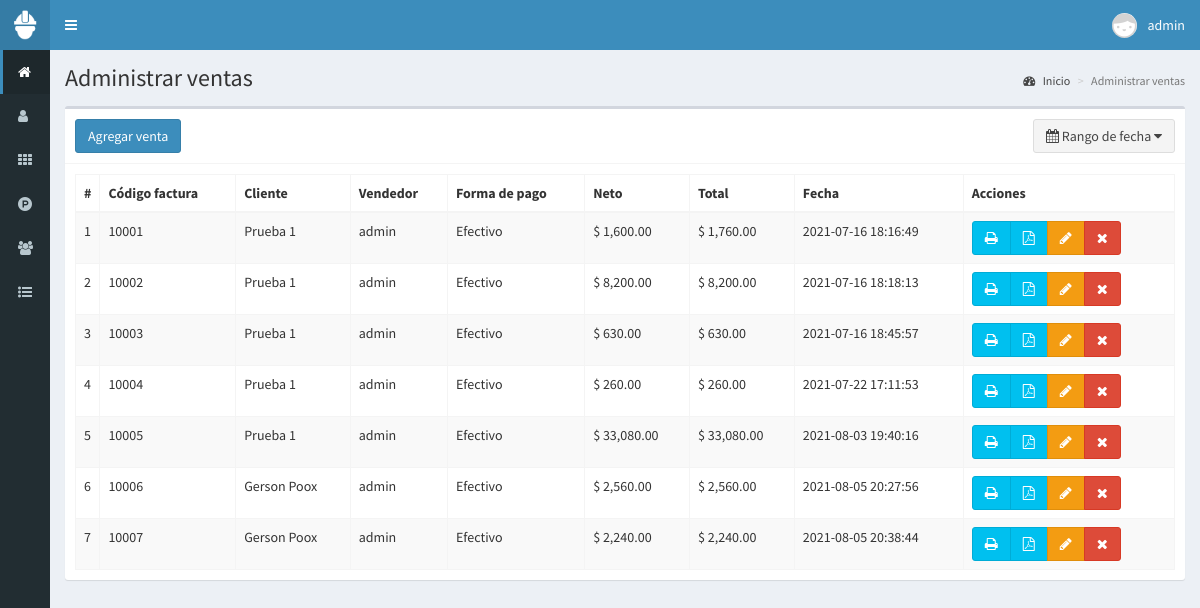
The app's page /ventas (signed in) with its own data.
### tables this page shows
CREATE TABLE `ventas` (
  `id` int(11) NOT NULL,
  `codigo` int(11) NOT NULL,
  `id_cliente` int(11) NOT NULL,
  `id_vendedor` int(11) NOT NULL,
  `productos` text NOT NULL,
  `impuesto` float NOT NULL,
  `neto` float NOT NULL,
  `total` float NOT NULL,
  `metodo_pago` text NOT NULL,
  `fecha` timestamp NOT NULL DEFAULT current_timestamp() ON UPDATE current_timestamp()
);

CREATE TABLE `clientes` (
  `id` int(11) NOT NULL,
  `nombre` text NOT NULL,
  `telefono` text NOT NULL,
  `direccion` text NOT NULL,
  `referencia` text NOT NULL,
  `compras` int(11) NOT NULL,
  `ultima_compra` datetime NOT NULL,
  `fecha` timestamp NOT NULL DEFAULT current_timestamp() ON UPDATE current_timestamp()
);

CREATE TABLE `usuarios` (
  `id` int(11) NOT NULL,
  `nombre` text NOT NULL,
  `usuario` text NOT NULL,
  `password` text NOT NULL,
  `perfil` text NOT NULL,
  `foto` text NOT NULL,
  `estado` int(11) NOT NULL,
  `ultimo_login` datetime NOT NULL,
  `fecha` timestamp NOT NULL DEFAULT current_timestamp() ON UPDATE current_timestamp()
);

### controladores/plantilla.controlador.php (called while the page is built)
<?php
class ControladorPlantilla{
	static public function ctrPlantilla(){
		include "vistas/plantilla.php";
	}
}

### index.php (called while the page is built, shortened)
<?php
require_once "controladores/plantilla.controlador.php";
require_once "controladores/usuarios.controlador.php";
require_once "controladores/clientes.controlador.php";
require_once "controladores/ventas.controlador.php";
require_once "modelos/usuarios.modelo.php";
require_once "modelos/clientes.modelo.php";
require_once "modelos/ventas.modelo.php";
$plantilla = new ControladorPlantilla();
$plantilla -> ctrPlantilla();

### controladores/ventas.controlador.php (called while the page is built, shortened)
<?php
class ControladorVentas{
	static public function ctrRangoFechasVentas($fechaInicial, $fechaFinal){
		$tabla = "ventas";
		$respuesta = ModeloVentas::mdlRangoFechasVentas($tabla, $fechaInicial, $fechaFinal);
		return $respuesta;
	}
}

### modelos/conexion.php (called while the page is built)
<?php
class Conexion{
	static public function conectar(){
		$link = new PDO("mysql:host=localhost;dbname=posinventor",
			            "root",
			            "");
		$link->exec("set names utf8");
		return $link;
	}
}

### modelos/ventas.modelo.php (called while the page is built, shortened)
<?php
require_once "conexion.php";
class ModeloVentas{
	static public function mdlRangoFechasVentas($tabla, $fechaInicial, $fechaFinal){
		if($fechaInicial == null){
			$stmt = Conexion::conectar()->prepare("SELECT * FROM $tabla ORDER BY id ASC");
			$stmt -> execute();
			return $stmt -> fetchAll();
		}else if($fechaInicial == $fechaFinal){
			$stmt = Conexion::conectar()->prepare("SELECT * FROM $tabla WHERE fecha like '%$fechaFinal%'");
			$stmt -> bindParam(":fecha", $fechaFinal, PDO::PARAM_STR);
			$stmt -> execute();
			return $stmt -> fetchAll();
		}
	}
}

### controladores/clientes.controlador.php (called while the page is built, shortened)
<?php
class ControladorClientes{
	static public function ctrMostrarClientes($item, $valor){
		$tabla = "clientes";
		$respuesta = ModeloClientes::mdlMostrarClientes($tabla, $item, $valor);
		return $respuesta;
	}
}

### modelos/clientes.modelo.php (called while the page is built, shortened)
<?php
require_once "conexion.php";
class ModeloClientes{
	static public function mdlMostrarClientes($tabla, $item, $valor){
		if($item != null){
			$stmt = Conexion::conectar()->prepare("SELECT * FROM $tabla WHERE $item = :$item");
			$stmt -> bindParam(":".$item, $valor, PDO::PARAM_STR);
			$stmt -> execute();
			return $stmt -> fetch();
		}else{
			$stmt = Conexion::conectar()->prepare("SELECT * FROM $tabla");
			$stmt -> execute();
			return $stmt -> fetchAll();
		}
	}
}

### controladores/usuarios.controlador.php (called while the page is built, shortened)
<?php
class ControladorUsuarios{
	static public function ctrMostrarUsuarios($item, $valor){
		$tabla = "usuarios";
		$respuesta = ModeloUsuarios::MdlMostrarUsuarios($tabla, $item, $valor);
		return $respuesta;
	}
}

### modelos/usuarios.modelo.php (called while the page is built, shortened)
<?php
require_once "conexion.php";
class ModeloUsuarios{
	static public function mdlMostrarUsuarios($tabla, $item, $valor){
		if($item != null){
			$stmt = Conexion::conectar()->prepare("SELECT * FROM $tabla WHERE $item = :$item");
			$stmt -> bindParam(":".$item, $valor, PDO::PARAM_STR);
			$stmt -> execute();
			return $stmt -> fetch();
		}else{
			$stmt = Conexion::conectar()->prepare("SELECT * FROM $tabla");
			$stmt -> execute();
			return $stmt -> fetchAll();
		}
	}
}

### vistas/modulos/ventas.php (the view, shortened to what this page needs)
<div class="content-wrapper">
  <section class="content-header">
    <h1>
      Administrar ventas
    </h1>
    <ol class="breadcrumb">
      <li><a href="inicio"><i class="fa fa-dashboard"></i> Inicio</a></li>
      <li class="active">Administrar ventas</li>
    </ol>
  </section>
  <section class="content">
    <div class="box">
      <div class="box-header with-border">
        <a href="crear-venta">
          <button class="btn btn-primary">
            Agregar venta
          </button>
        </a>
         <button type="button" class="btn btn-default pull-right" id="daterange-btn">
            <span>
              <i class="fa fa-calendar"></i> Rango de fecha
            </span>
            <i class="fa fa-caret-down"></i>
         </button>
      </div>
      <div class="box-body">
       <table class="table table-bordered table-striped dt-responsive tablas" width="100%">
        <thead>
         <tr>
           <th style="width:10px">#</th>
           <th>Código factura</th>
           <th>Cliente</th>
           <th>Vendedor</th>
           <th>Forma de pago</th>
           <th>Neto</th>
           <th>Total</th>
           <th>Fecha</th>
           <th>Acciones</th>
         </tr>
        </thead>
        <tbody>
        <?php
          if(isset($_GET["fechaInicial"])){
            $fechaInicial = $_GET["fechaInicial"];
            $fechaFinal = $_GET["fechaFinal"];
          }else{
            $fechaInicial = null;
            $fechaFinal = null;
          }
          $respuesta = ControladorVentas::ctrRangoFechasVentas($fechaInicial, $fechaFinal);
          foreach ($respuesta as $key => $value) {
           echo '<tr>
                  <td>'.($key+1).'</td>
                  <td>'.$value["codigo"].'</td>';
                  $itemCliente = "id";
                  $valorCliente = $value["id_cliente"];
                  $respuestaCliente = ControladorClientes::ctrMostrarClientes($itemCliente, $valorCliente);
                  echo '<td>'.$respuestaCliente["nombre"].'</td>';
                  $itemUsuario = "id";
                  $valorUsuario = $value["id_vendedor"];
                  $respuestaUsuario = ControladorUsuarios::ctrMostrarUsuarios($itemUsuario, $valorUsuario);
                  echo '<td>'.$respuestaUsuario["nombre"].'</td>
                  <td>'.$value["metodo_pago"].'</td>
                  <td>$ '.number_format($value["neto"],2).'</td>
                  <td>$ '.number_format($value["total"],2).'</td>
                  <td>'.$value["fecha"].'</td>
                  <td>
                    <div class="btn-group">
                      <button class="btn btn-info btnImprimirFactura" codigoVenta="'.$value["codigo"].'">
                        <i class="fa fa-print"></i>
                      </button>
                      <button class="btn btn-info btnImprimirPdf" codigoVenta="'.$value["codigo"].'">
                        <i class="fa fa-file-pdf-o"></i>
                      </button>';
                      if($_SESSION["perfil"] == "Administrador"){
                      echo '<button class="btn btn-warning btnEditarVenta" idVenta="'.$value["id"].'"><i class="fa fa-pencil"></i></button>
                      <button class="btn btn-danger btnEliminarVenta" idVenta="'.$value["id"].'"><i class="fa fa-times"></i></button>';
                    }
                    echo '</div>
                  </td>
                </tr>';
            }
        ?>
        </tbody>
       </table>
      </div>
    </div>
  </section>
</div>

### vistas/plantilla.php (shortened to what this page needs)
<!DOCTYPE html>
<html>
<head>
  <link rel="stylesheet" href="vistas/bower_components/bootstrap/dist/css/bootstrap.min.css">
  <link rel="stylesheet" href="vistas/bower_components/font-awesome/css/font-awesome.min.css">
  <link rel="stylesheet" href="vistas/bower_components/Ionicons/css/ionicons.min.css">
  <link rel="stylesheet" href="vistas/dist/css/AdminLTE.css">
  <link rel="stylesheet" href="vistas/dist/css/skins/_all-skins.min.css">
  <link rel="stylesheet" href="vistas/bower_components/datatables.net-bs/css/dataTables.bootstrap.min.css">
  <link rel="stylesheet" href="vistas/bower_components/datatables.net-bs/css/responsive.bootstrap.min.css">
  <link rel="stylesheet" href="vistas/plugins/iCheck/all.css">
  <link rel="stylesheet" href="vistas/bower_components/bootstrap-daterangepicker/daterangepicker.css">
  <link rel="stylesheet" href="vistas/bower_components/morris.js/morris.css">
</head>
<body class="hold-transition skin-blue sidebar-collapse sidebar-mini login-page">
  <?php
  if(isset($_SESSION["iniciarSesion"]) && $_SESSION["iniciarSesion"] == "ok"){
   echo '<div class="wrapper">';
    include "modulos/cabezote.php";
    include "modulos/menu.php";
    if(isset($_GET["ruta"])){
      if($_GET["ruta"] == "inicio" ||
         $_GET["ruta"] == "usuarios" ||
         $_GET["ruta"] == "categorias" ||
         $_GET["ruta"] == "productos" ||
         $_GET["ruta"] == "clientes" ||
         $_GET["ruta"] == "ventas" ||
         $_GET["ruta"] == "crear-venta" ||
         $_GET["ruta"] == "editar-venta" ||
         $_GET["ruta"] == "reportes" ||
         $_GET["ruta"] == "salir"){
        include "modulos/".$_GET["ruta"].".php";
      }else{
        include "modulos/404.php";
      }
    }else{
      include "modulos/inicio.php";
    }
    echo '</div>';
  }else{
    include "modulos/login.php";
  }
  ?>
</body>
</html>

### vistas/modulos/cabezote.php (shortened to what this page needs)
<header class="main-header">
<a href="inicio" class="logo">
	<span class="logo-mini">
		<img src="vistas/img/plantilla/icono-blanco.png" class="img-responsive" style="padding:10px">
	</span>
</a>
<nav class="navbar navbar-static-top" role="navigation">
 	<a href="#" class="sidebar-toggle" data-toggle="push-menu" role="button">
     	</a>
	<div class="navbar-custom-menu">
		<ul class="nav navbar-nav">
			<li class="dropdown user user-menu">
				<a href="#" class="dropdown-toggle" data-toggle="dropdown">
				<?php
				if($_SESSION["foto"] != ""){
					echo '<img src="'.$_SESSION["foto"].'" class="user-image">';
				}else{
					echo '<img src="vistas/img/usuarios/default/anonymous.png" class="user-image">';
				}
				?>
					<span class="hidden-xs"><?php  echo $_SESSION["nombre"]; ?></span>
				</a>
			</li>
		</ul>
	</div>
</nav>
</header>

### vistas/modulos/menu.php (shortened to what this page needs)
<aside class="main-sidebar">
	 <section class="sidebar">
		<ul class="sidebar-menu">
		<?php
		if($_SESSION["perfil"] == "Administrador"){
			echo '<li class="active">
				<a href="inicio">
					<i class="fa fa-home"></i>
					<span>Inicio</span>
				</a>
			</li>
			<li>
				<a href="usuarios">
					<i class="fa fa-user"></i>
					<span>Usuarios</span>
				</a>
			</li>';
		}
		if($_SESSION["perfil"] == "Administrador" || $_SESSION["perfil"] == "Especial"){
			echo '<li>
				<a href="categorias">
					<i class="fa fa-th"></i>
					<span>Categorías</span>
				</a>
			</li>
			<li>
				<a href="productos">
					<i class="fa fa-product-hunt"></i>
					<span>Productos</span>
				</a>
			</li>';
		}
		if($_SESSION["perfil"] == "Administrador" || $_SESSION["perfil"] == "Vendedor"){
			echo '<li>
				<a href="clientes">
					<i class="fa fa-users"></i>
					<span>Clientes</span>
				</a>
			</li>';
		}
		if($_SESSION["perfil"] == "Administrador" || $_SESSION["perfil"] == "Vendedor"){
			echo '<li class="treeview">
				<a href="#">
					<i class="fa fa-list-ul"></i>
					<span>Ventas</span>
					<span class="pull-right-container">
						<i class="fa fa-angle-left pull-right"></i>
					</span>
				</a>
				<ul class="treeview-menu">
					<li>
						<a href="ventas">
							<i class="fa fa-circle-o"></i>
							<span>Administrar ventas</span>
						</a>
					</li>
					<li>
						<a href="crear-venta">
							<i class="fa fa-circle-o"></i>
							<span>Crear venta</span>
						</a>
					</li>';
				echo '</ul>
			</li>';
		}
		?>
		</ul>
	 </section>
</aside>

### records on screen
ventas: codigo "10001", id_cliente.nombre "Prueba 1", usuarios.nombre "admin", metodo_pago "Efectivo", neto "1,600.00", total "1,760.00", fecha "2021-07-16 18:16:49"
ventas: codigo "10002", id_cliente.nombre "Prueba 1", usuarios.nombre "admin", metodo_pago "Efectivo", neto "8,200.00", total "8,200.00", fecha "2021-07-16 18:18:13"
ventas: codigo "10003", id_cliente.nombre "Prueba 1", usuarios.nombre "admin", metodo_pago "Efectivo", neto "630.00", total "630.00", fecha "2021-07-16 18:45:57"
ventas: codigo "10004", id_cliente.nombre "Prueba 1", usuarios.nombre "admin", metodo_pago "Efectivo", neto "260.00", total "260.00", fecha "2021-07-22 17:11:53"
ventas: codigo "10005", id_cliente.nombre "Prueba 1", usuarios.nombre "admin", metodo_pago "Efectivo", neto "33,080.00", total "33,080.00", fecha "2021-08-03 19:40:16"
ventas: codigo "10006", id_cliente.nombre "Gerson Poox", usuarios.nombre "admin", metodo_pago "Efectivo", neto "2,560.00", total "2,560.00", fecha "2021-08-05 20:27:56"
ventas: codigo "10007", id_cliente.nombre "Gerson Poox", usuarios.nombre "admin", metodo_pago "Efectivo", neto "2,240.00", total "2,240.00", fecha "2021-08-05 20:38:44"

### other values on screen
$_SESSION["nombre"] "admin"
